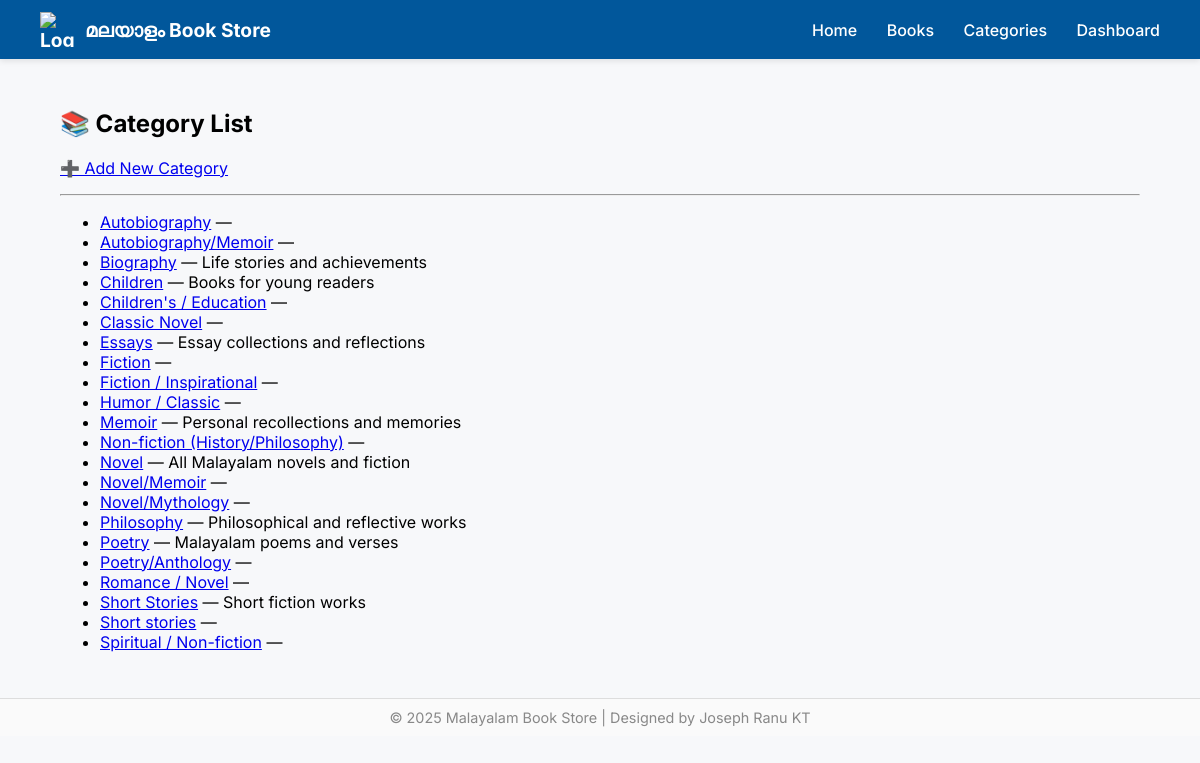
Page /bookadmin/categories/ (signed in) on the committed database.
### bookadmin/models.py (models this page shows, shortened)
class Category(models.Model):
    name = models.CharField(max_length=100, unique=True)
    description = models.TextField(blank=True)

### bookadmin/views.py (the view)
# urls.py: path('categories/', views.category_list, name='category_list'),
@login_required
def category_list(request):
    cat = Category.objects.all().order_by('name')
    return render(request, 'category_list.html', {'cat': cat})

### templates/category_list.html
{% extends 'base.html' %}
{% block content %}
<h2>📚 Category List</h2>
<p><a href="{% url 'add_category' %}">➕ Add New Category</a></p>
<hr>
<ul>
  {% for c in cat %}
    <li>
      <a href="{% url 'books_by_category' c.id %}">{{ c.name }}</a>
      — {{ c.description }}
    </li>
  {% empty %}
    <p>No categories yet. <a href="{% url 'add_category' %}">Add one now</a>.</p>
  {% endfor %}
</ul>
{% endblock %}

### templates/base.html (style rules this page uses)
body { font-family: 'Inter', sans-serif; margin: 0; background: #f7f8fa; }

### rows in the picture
Category: name "Autobiography"
Category: name "Autobiography/Memoir"
Category: name "Biography", description "Life stories and achievements"
Category: name "Children", description "Books for young readers"
Category: name "Children's / Education"
Category: name "Classic Novel"
Category: name "Essays", description "Essay collections and reflections"
Category: name "Fiction"
Category: name "Fiction / Inspirational"
Category: name "Humor / Classic"
Category: name "Memoir", description "Personal recollections and memories"
Category: name "Non-fiction (History/Philosophy)"
Category: name "Novel", description "All Malayalam novels and fiction"
Category: name "Novel/Memoir"
Category: name "Novel/Mythology"
Category: name "Philosophy", description "Philosophical and reflective works"
Category: name "Poetry", description "Malayalam poems and verses"
Category: name "Poetry/Anthology"
Category: name "Romance / Novel"
Category: name "Short Stories", description "Short fiction works"
Category: name "Short stories"
Category: name "Spiritual / Non-fiction"
